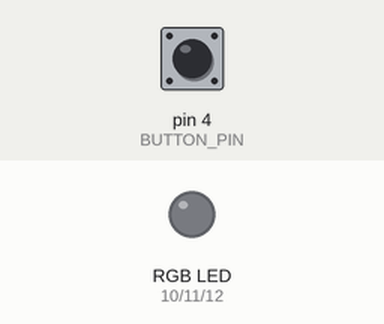
Simulated run of this sketch. Board: Arduino Uno, built with avr-gcc and run on an emulated ATmega328P. Shown: an RGB LED mixed from three pins (HIGH = lit). Inputs (shaded band) come from the test bench; at power-on: pin 4 (BUTTON_PIN) HIGH. Dim RGB values are drawn brighter than linear; random numbers use the default seed unless the sketch sets one.

Above: at 1.2 s.
1.3 s: pin 4 (BUTTON_PIN) pulled LOW for 1 s
At 1.45 s:
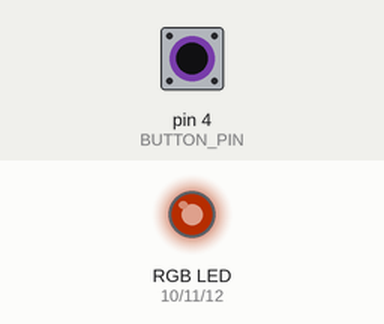
3.8 s: pin 4 (BUTTON_PIN) pulled LOW for 0.15 s
5.4 s: pin 4 (BUTTON_PIN) pulled LOW for 0.15 s
At 6.1 s:
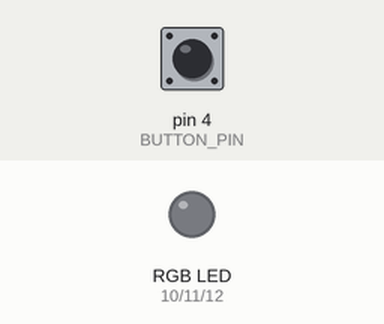
7.0 s: pin 4 (BUTTON_PIN) pulled LOW for 3.2 s
At 7.15 s:
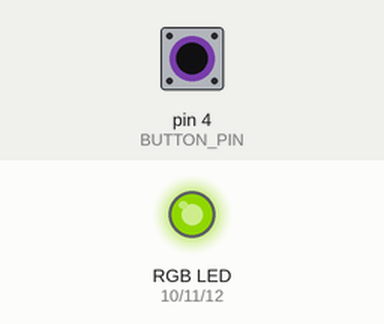
11.7 s: pin 4 (BUTTON_PIN) pulled LOW for 0.15 s
At 12.3 s:
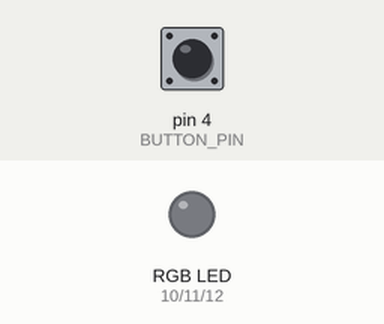
13.3 s: pin 4 (BUTTON_PIN) pulled LOW for 1 s
Timing chart, 0 to 16.3 s (numbered marks = the images above; inputs shaded):
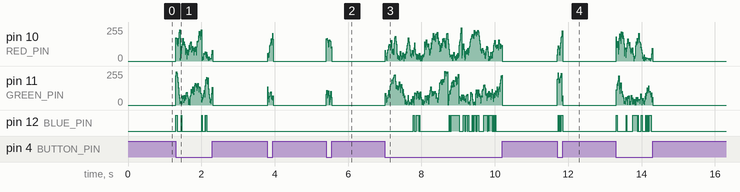

Measured:
- after the input at 11.7 s, pin 12 (BLUE_PIN): alternates HIGH for 0.02 s and LOW for 0.02 s, 6 changes in all, then stays LOW, starting at once

The sketch:

spacegun.ino
```cpp
const int RED_PIN = 10;
const int GREEN_PIN = 11;
const int BLUE_PIN = 12;

const int BUTTON_PIN = 4;

int red = 0;
int green = 0;
int blue = 0;

void setup() {
  pinMode(RED_PIN, OUTPUT);
  pinMode(GREEN_PIN, OUTPUT);
  pinMode(BLUE_PIN, OUTPUT);
  pinMode(BUTTON_PIN, INPUT_PULLUP);

  red = random(0, 256);
  green = random(0, 256);
  blue = random(0, 256);
}

/** Jitters the intensity of a LED */
int jitter(int value) {
  return abs((value + random(-50, 50)) % 256);
}

bool isButtonPressed() {
  return digitalRead(BUTTON_PIN) == LOW;
}

void loop() {

  if (isButtonPressed()) {
    red = jitter(red);
    green = jitter(green);
    blue = jitter(blue);

    analogWrite(RED_PIN, red);
    analogWrite(GREEN_PIN, green);
    analogWrite(BLUE_PIN, blue);
  } else {
    analogWrite(RED_PIN, 0);
    analogWrite(GREEN_PIN, 0);
    analogWrite(BLUE_PIN, 0);
  }

  delay(10);
}
```
